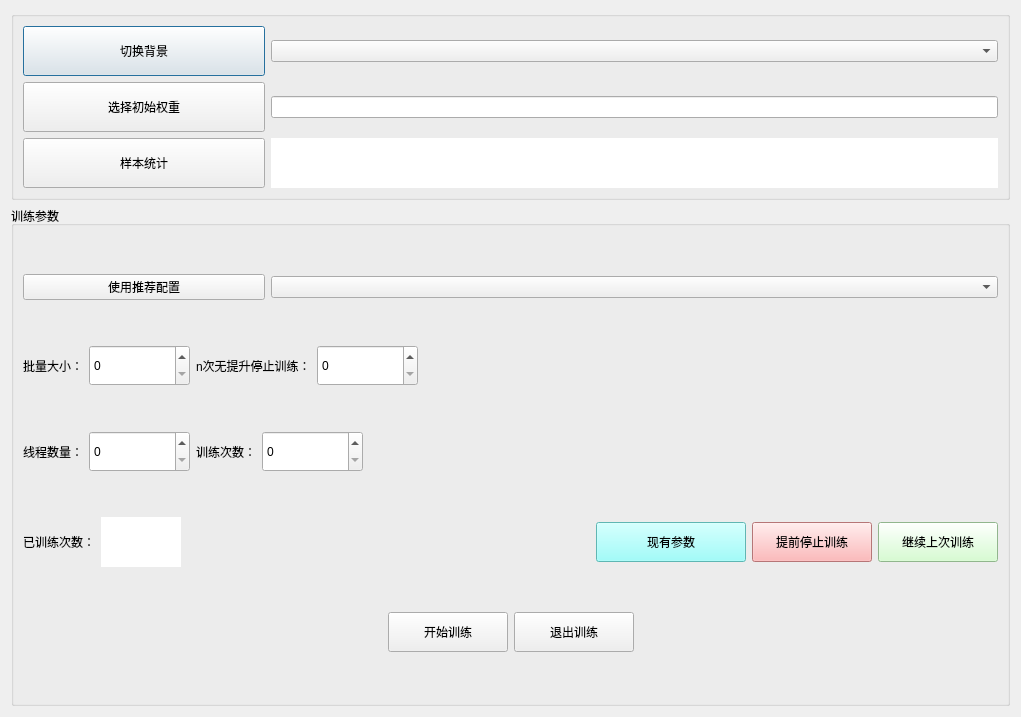
<?xml version="1.0" encoding="UTF-8"?>
<ui version="4.0">
 <class>Dialog</class>
 <widget class="QDialog" name="Dialog">
  <property name="geometry">
   <rect>
    <x>0</x>
    <y>0</y>
    <width>1021</width>
    <height>717</height>
   </rect>
  </property>
  <property name="minimumSize">
   <size>
    <width>900</width>
    <height>700</height>
   </size>
  </property>
  <property name="windowTitle">
   <string>训练界面</string>
  </property>
  <layout class="QVBoxLayout" name="verticalLayout" stretch="1,3">
   <item>
    <widget class="QGroupBox" name="groupBox_2">
     <property name="styleSheet">
      <string notr="true">font: 10pt &quot;新宋体&quot;;</string>
     </property>
     <property name="title">
      <string/>
     </property>
     <layout class="QVBoxLayout" name="verticalLayout_3" stretch="1,1,1">
      <property name="sizeConstraint">
       <enum>QLayout::SetDefaultConstraint</enum>
      </property>
      <item>
       <layout class="QHBoxLayout" name="horizontalLayout_8" stretch="1,3">
        <item>
         <widget class="QPushButton" name="QpushButton_background">
          <property name="minimumSize">
           <size>
            <width>100</width>
            <height>50</height>
           </size>
          </property>
          <property name="styleSheet">
           <string notr="true">font: 14pt &quot;新宋体&quot;;</string>
          </property>
          <property name="text">
           <string>切换背景</string>
          </property>
         </widget>
        </item>
        <item>
         <widget class="QComboBox" name="comboBox_background">
          <property name="styleSheet">
           <string notr="true">font: 14pt &quot;新宋体&quot;;</string>
          </property>
         </widget>
        </item>
       </layout>
      </item>
      <item>
       <layout class="QHBoxLayout" name="horizontalLayout_6" stretch="1,3">
        <item>
         <widget class="QPushButton" name="QPushButton_weight">
          <property name="minimumSize">
           <size>
            <width>100</width>
            <height>50</height>
           </size>
          </property>
          <property name="styleSheet">
           <string notr="true">font: 14pt &quot;新宋体&quot;;</string>
          </property>
          <property name="text">
           <string>选择初始权重</string>
          </property>
         </widget>
        </item>
        <item>
         <widget class="QLineEdit" name="lineEdit_weight">
          <property name="styleSheet">
           <string notr="true">font: 14pt &quot;新宋体&quot;;</string>
          </property>
         </widget>
        </item>
       </layout>
      </item>
      <item>
       <layout class="QHBoxLayout" name="horizontalLayout_7" stretch="1,3">
        <item>
         <widget class="QPushButton" name="QPushButton_data">
          <property name="minimumSize">
           <size>
            <width>100</width>
            <height>50</height>
           </size>
          </property>
          <property name="styleSheet">
           <string notr="true">font: 14pt &quot;新宋体&quot;;</string>
          </property>
          <property name="text">
           <string>样本统计</string>
          </property>
         </widget>
        </item>
        <item>
         <widget class="QLabel" name="label_dataDisplay">
          <property name="minimumSize">
           <size>
            <width>100</width>
            <height>50</height>
           </size>
          </property>
          <property name="baseSize">
           <size>
            <width>100</width>
            <height>50</height>
           </size>
          </property>
          <property name="styleSheet">
           <string notr="true">background:rgb(255, 255, 255)</string>
          </property>
          <property name="text">
           <string/>
          </property>
          <property name="textFormat">
           <enum>Qt::AutoText</enum>
          </property>
         </widget>
        </item>
       </layout>
      </item>
     </layout>
    </widget>
   </item>
   <item>
    <widget class="QGroupBox" name="groupBox">
     <property name="styleSheet">
      <string notr="true">font: 10pt &quot;新宋体&quot;;
</string>
     </property>
     <property name="title">
      <string>训练参数</string>
     </property>
     <layout class="QVBoxLayout" name="verticalLayout_2">
      <item>
       <layout class="QHBoxLayout" name="horizontalLayout_5" stretch="1,3">
        <item>
         <widget class="QPushButton" name="pushButton_suggest">
          <property name="styleSheet">
           <string notr="true">font: 14pt &quot;新宋体&quot;;</string>
          </property>
          <property name="text">
           <string>使用推荐配置</string>
          </property>
         </widget>
        </item>
        <item>
         <widget class="QComboBox" name="comboBox_suggest">
          <property name="styleSheet">
           <string notr="true">font: 14pt &quot;新宋体&quot;;</string>
          </property>
         </widget>
        </item>
       </layout>
      </item>
      <item>
       <layout class="QHBoxLayout" name="horizontalLayout_3" stretch="0,0,0,0,0">
        <item>
         <widget class="QLabel" name="label_3">
          <property name="styleSheet">
           <string notr="true">font: 14pt &quot;Agency FB&quot;;</string>
          </property>
          <property name="text">
           <string>批量大小：</string>
          </property>
         </widget>
        </item>
        <item>
         <widget class="QSpinBox" name="spinBox_batch_size_">
          <property name="minimumSize">
           <size>
            <width>101</width>
            <height>41</height>
           </size>
          </property>
          <property name="styleSheet">
           <string notr="true">
font: 14pt &quot;新宋体&quot;;</string>
          </property>
         </widget>
        </item>
        <item>
         <widget class="QLabel" name="label">
          <property name="styleSheet">
           <string notr="true">font: 14pt &quot;新宋体&quot;;</string>
          </property>
          <property name="text">
           <string>n次无提升停止训练：</string>
          </property>
         </widget>
        </item>
        <item>
         <widget class="QSpinBox" name="spinBox_patience">
          <property name="minimumSize">
           <size>
            <width>101</width>
            <height>41</height>
           </size>
          </property>
          <property name="styleSheet">
           <string notr="true">font: 14pt &quot;新宋体&quot;;</string>
          </property>
         </widget>
        </item>
        <item>
         <spacer name="horizontalSpacer">
          <property name="orientation">
           <enum>Qt::Horizontal</enum>
          </property>
          <property name="sizeHint" stdset="0">
           <size>
            <width>40</width>
            <height>20</height>
           </size>
          </property>
         </spacer>
        </item>
       </layout>
      </item>
      <item>
       <layout class="QHBoxLayout" name="horizontalLayout_4">
        <item>
         <widget class="QLabel" name="label_4">
          <property name="styleSheet">
           <string notr="true">font: 14pt &quot;Agency FB&quot;;</string>
          </property>
          <property name="text">
           <string>线程数量：</string>
          </property>
         </widget>
        </item>
        <item>
         <widget class="QSpinBox" name="spinBox_worker">
          <property name="minimumSize">
           <size>
            <width>101</width>
            <height>41</height>
           </size>
          </property>
          <property name="styleSheet">
           <string notr="true">font: 14pt &quot;新宋体&quot;;</string>
          </property>
         </widget>
        </item>
        <item>
         <widget class="QLabel" name="label_2">
          <property name="styleSheet">
           <string notr="true">font: 14pt &quot;Agency FB&quot;;</string>
          </property>
          <property name="text">
           <string>训练次数：</string>
          </property>
         </widget>
        </item>
        <item>
         <widget class="QSpinBox" name="spinBox_epoch">
          <property name="minimumSize">
           <size>
            <width>101</width>
            <height>41</height>
           </size>
          </property>
          <property name="styleSheet">
           <string notr="true">font: 14pt &quot;新宋体&quot;;</string>
          </property>
         </widget>
        </item>
        <item>
         <spacer name="horizontalSpacer_2">
          <property name="orientation">
           <enum>Qt::Horizontal</enum>
          </property>
          <property name="sizeHint" stdset="0">
           <size>
            <width>40</width>
            <height>20</height>
           </size>
          </property>
         </spacer>
        </item>
       </layout>
      </item>
      <item>
       <layout class="QHBoxLayout" name="horizontalLayout">
        <item>
         <widget class="QLabel" name="label_6">
          <property name="styleSheet">
           <string notr="true">font: 14pt &quot;新宋体&quot;;</string>
          </property>
          <property name="text">
           <string>已训练次数：</string>
          </property>
         </widget>
        </item>
        <item>
         <widget class="QLabel" name="label_epochDisplay">
          <property name="minimumSize">
           <size>
            <width>80</width>
            <height>50</height>
           </size>
          </property>
          <property name="maximumSize">
           <size>
            <width>80</width>
            <height>50</height>
           </size>
          </property>
          <property name="styleSheet">
           <string notr="true">background:rgb(255, 255, 255)</string>
          </property>
          <property name="text">
           <string/>
          </property>
         </widget>
        </item>
        <item>
         <spacer name="horizontalSpacer_6">
          <property name="orientation">
           <enum>Qt::Horizontal</enum>
          </property>
          <property name="sizeHint" stdset="0">
           <size>
            <width>40</width>
            <height>20</height>
           </size>
          </property>
         </spacer>
        </item>
        <item>
         <widget class="QPushButton" name="pushButton_para">
          <property name="minimumSize">
           <size>
            <width>150</width>
            <height>40</height>
           </size>
          </property>
          <property name="styleSheet">
           <string notr="true">font: 14pt &quot;新宋体&quot;;
background:rgb(133, 255, 251)</string>
          </property>
          <property name="text">
           <string>现有参数</string>
          </property>
         </widget>
        </item>
        <item>
         <widget class="QPushButton" name="pushButton_stop">
          <property name="minimumSize">
           <size>
            <width>120</width>
            <height>40</height>
           </size>
          </property>
          <property name="styleSheet">
           <string notr="true">background:rgb(255, 165, 166);
font: 14pt &quot;新宋体&quot;;</string>
          </property>
          <property name="text">
           <string>提前停止训练</string>
          </property>
         </widget>
        </item>
        <item>
         <widget class="QPushButton" name="pushButton_continue">
          <property name="minimumSize">
           <size>
            <width>120</width>
            <height>40</height>
           </size>
          </property>
          <property name="styleSheet">
           <string notr="true">background:rgb(203, 255, 197);font: 14pt &quot;新宋体&quot;;</string>
          </property>
          <property name="text">
           <string>继续上次训练</string>
          </property>
         </widget>
        </item>
       </layout>
      </item>
      <item>
       <layout class="QHBoxLayout" name="horizontalLayout_2">
        <item>
         <spacer name="horizontalSpacer_5">
          <property name="orientation">
           <enum>Qt::Horizontal</enum>
          </property>
          <property name="sizeHint" stdset="0">
           <size>
            <width>40</width>
            <height>20</height>
           </size>
          </property>
         </spacer>
        </item>
        <item>
         <widget class="QPushButton" name="pushButton_start">
          <property name="minimumSize">
           <size>
            <width>120</width>
            <height>40</height>
           </size>
          </property>
          <property name="styleSheet">
           <string notr="true">font: 14pt &quot;新宋体&quot;;</string>
          </property>
          <property name="text">
           <string>开始训练</string>
          </property>
          <property name="iconSize">
           <size>
            <width>50</width>
            <height>50</height>
           </size>
          </property>
         </widget>
        </item>
        <item>
         <widget class="QPushButton" name="pushButton_final">
          <property name="minimumSize">
           <size>
            <width>120</width>
            <height>40</height>
           </size>
          </property>
          <property name="styleSheet">
           <string notr="true">font: 14pt &quot;新宋体&quot;;</string>
          </property>
          <property name="text">
           <string>退出训练</string>
          </property>
         </widget>
        </item>
        <item>
         <spacer name="horizontalSpacer_4">
          <property name="orientation">
           <enum>Qt::Horizontal</enum>
          </property>
          <property name="sizeHint" stdset="0">
           <size>
            <width>40</width>
            <height>20</height>
           </size>
          </property>
         </spacer>
        </item>
       </layout>
      </item>
     </layout>
    </widget>
   </item>
  </layout>
 </widget>
 <resources/>
 <connections/>
</ui>
